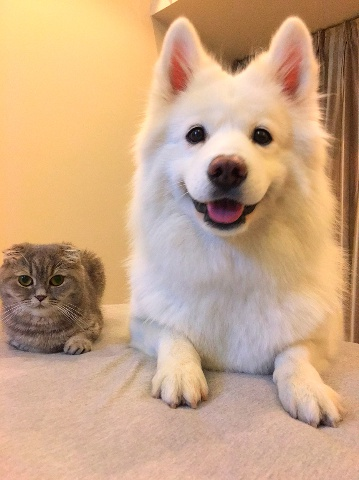
//> input picture Paper Presentation Demo/dog01.jpg, 359 x 480 px
$ ./GmsDemo   (built with g++ and OpenCV 4)
//> lines starting //> are read from the running program, lines starting //| are printed output that depends on the picture
//---------------------------------------------------------------------------
// GmsDemo.cpp
// Driver code for testing the build of opencv and opencv_contrib with GMS demo
// following operations:
//	Authors:  Brennan O'Reilly, Pranshu Bhardwaj, Matthew Wong
//---------------------------------------------------------------------------
// Inputs:
//  -- dog01.jpg and dog02.jpg files located in same folder as executable
//
// Outputs:
// -- The source images are displayed to the user and then 3 different windwows
//    are displayed to the user showing different configurations of GMS:
//		1. GMS with no rotation or scale support enabled
//      2. GMS with rotation and scale support enabled
//	    3. GMS with scale support enabled
//
//
// Description:
//    This code includes calls to the OpenCV library to load two input files and then create
//    descriptors/keypoints for the input images using ORB for 10,000 features. Based on the descriptors, matches
//    are found using the brute-force matches. The matches are then filtered using different GMS configurations
//    and drawn to the screen.
//
// Assumptions:
//   -- The dog01.jpg and dog02.jpg files are located in the same folder as the executable and are named
//      Dogs01.jpg and Dogs01.jpg. The opencv_world4120d.dll is built from opencv and opencv_contrib version 4.12.0
//      and is either in the executable folder or on the system environment path
//
//---------------------------------------------------------------------------

#include <iostream>
#include <opencv2/core.hpp>
#include <opencv2/highgui.hpp>
#include <opencv2/xfeatures2d.hpp>

using namespace cv;

// enum for testing different types of detectors/descriptors
enum DETECTOR_TYPE {ORB};

// Max features for feature detection
const int MAX_FEATURES = 10000;

// Window names
const String GMS_NO_RS_MATCHES_WINDOW_NAME = "GMS No Rotation or Scale Support";
const String GMS_RS_MATCHES_WINDOW_NAME = "GMS with Rotation and Scale Support";
const String GMS_NRS_MATCHES_WINDOW_NAME = "GMS with Scale Support and No Rotation";
const String GMS_VIDEO_MATCHES_WINDOW_NAME = "GMS with Video Support";

/*----------------------------- isValidImage --------------------------
 * Helper method to validate that the image provided is a valid image
 * Preconditions: Image reference is provided as input
 * Postconditions: A true or false is returned with true = valid images and false
 *                 indicating invalid images.
 */
const bool isValidImage(const Mat& image);

/*----------------------------- detectAndCompute --------------------------
 * Helper method to perform detect and compute of inbound image and generate
 * output keypoints and descriptors.
 * Preconditions: valid image reference is provided as input
 * Postconditions: vector of keypoints and mat of descriptors and bool indicating
 *                 success or failure. True = success an false = fail.
 */
const bool detectAndCompute(const DETECTOR_TYPE detectorType, const Mat& image,
	std::vector<KeyPoint>& keyPoints, Mat& descriptors);

/*----------------------------- createDetector --------------------------
 * Helper method to create detector object based on inbound type.
 * Preconditions: valid detector type from enum
 * Postconditions: Feature2d class representing the detector object generated
 */
const Ptr<Feature2D> createDetector(const DETECTOR_TYPE detectorType);

/*----------------------------- computeMatches --------------------------
 * Helper method to compute matches for images based on descriptors using Brute-force.
 * Preconditions: valid descriptors for images that are being matched for detecting matches
 * Postconditions: vector of descriptor matches
 */
const std::vector<DMatch> computeMatches(const Mat& descriptor1, const Mat& descriptor2);

/*----------------------------- gmsCreateDisplayMatches --------------------------
 * Helper method to filter matches using GMS and then display to user.
 * Preconditions: valid images, keypoints, and matches. Window name for display and
                  settings for rotation and scale support are required
 * Postconditions: Filter matches with GMS and display image to user scaled in size to fit window
 */
void gmsCreateDisplayMatches(const Mat& image1, const Mat& image2, const std::vector<KeyPoint>& kp1, const std::vector<KeyPoint>& kp2,
	const std::vector<DMatch>& matchesAll, const String windowName, const bool rotation, const bool scale);

/*----------------------------- displayMatches --------------------------
 * Helper method to display matches in image in sized window.
 * Preconditions: valid image with matches drawn on image
 * Postconditions: display image to user scaled in size to fit window
 */
void displayMatches(const Mat& imageMatches, const String windowName);

/*----------------------------- main --------------------------
 * Main orchestration method that performs match related operations on input images
 * using ORB detector/descriptor and then filtering with GMS.
 * Preconditions: dog01.jpg and dog02.jpg files exist in the code directory
 *                and are valid JPG files. If the progam is run with arguments,
 *                then the arguments will be ignored.
 * Postconditions: Images are displayed which with matches drawn between images.
 *                 If files are missing then an error message is returned to the user
 *                 and the program exits with error code.
 */
int main()
{

	// load input images
	const Mat dog01 = imread("dog01.jpg");
//> dog01 is the input picture: 480 rows x 359 cols, CV_8UC3; mean B, G, R 133.2, 165.9, 201.9
	const Mat dog02 = imread("dog02.jpg");
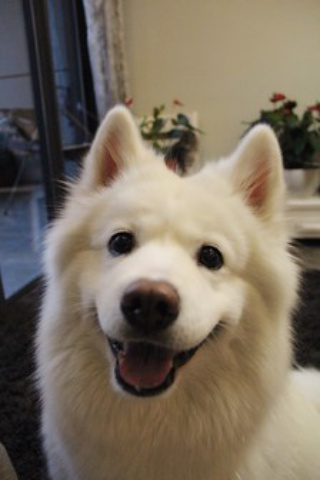
//> input picture Paper Presentation Demo/dog02.jpg, 320 x 480 px
//> dog02 is the input picture: 480 rows x 320 cols, CV_8UC3; mean B, G, R 96.7, 112, 123.4

	// display dog source images
	displayMatches(dog01, "Dog01 Image");
	displayMatches(dog02, "Dog02 Image");

	// check for valid images
	if (!isValidImage(dog01) || !isValidImage(dog02))
	{
		std::cerr << "Unable to load images. Please check that dog01.jpg and "
			<< "dog02.jpg images exist in the same folder as the executable.\r\n";
		return EXIT_FAILURE;
	}

	// Create keypoints and descriptors objects for matching data
	std::vector<KeyPoint> dog01KP, dog02KP;
	Mat dog01Desc, dog02Desc;

	// detect and compute the keypoints and descriptors
	bool img1detect = false, img2detect = false;
	img1detect = detectAndCompute(DETECTOR_TYPE::ORB, dog01, dog01KP, dog01Desc);
//> in detectAndCompute, `detector->detectAndCompute(image, noArray(), keyPoints, descriptors);`: keyPoints = 1418 keypoints; strongest (x, y, size): (197, 129, 111.1), (190, 136, 111.1), (200, 134, 92.6), (197, 128, 92.6)
//> img1detect = true; dog01KP has the same summary as keyPoints in detectAndCompute
	img2detect = detectAndCompute(DETECTOR_TYPE::ORB, dog02, dog02KP, dog02Desc);
//> in detectAndCompute (call 2), `detector->detectAndCompute(image, noArray(), keyPoints, descriptors);`: keyPoints = 830 keypoints; strongest (x, y, size): (197, 258, 111.1), (204, 247, 111.1), (115, 244, 111.1), (197, 257, 92.6)
//> img2detect = true; dog02KP has the same summary as keyPoints in detectAndCompute

	// check for failure in detection
	if (!img1detect || !img2detect)
	{
		std::cerr << "Invalid detector type provided. "
			<< "Unable to detect and compute keypoints and descriptors with "
			<< "selected detector type.\r\n";
		return EXIT_FAILURE;
	}

	// Create brute-force matcher to compute matches between descriptors
	std::vector<DMatch> matchesAll = computeMatches(dog01Desc, dog02Desc);
//> in computeMatches, `matcher->match(descriptor1, descriptor2, matches);`: matches = 1418 matches
//> matchesAll = 1418 matches

	// Run GMS test with no scale or rotation support
	gmsCreateDisplayMatches(dog01, dog02, dog01KP, dog02KP, matchesAll, GMS_NO_RS_MATCHES_WINDOW_NAME, false, false);

	// Run GMS test with scale and rotation support
	gmsCreateDisplayMatches(dog01, dog02, dog01KP, dog02KP, matchesAll, GMS_RS_MATCHES_WINDOW_NAME, true, true);

	// Run GMS test with scale and no rotation support
	gmsCreateDisplayMatches(dog01, dog02, dog01KP, dog02KP, matchesAll, GMS_NRS_MATCHES_WINDOW_NAME, false, true);

	// clean-up
	destroyAllWindows();

	return EXIT_SUCCESS;
}

/*----------------------------- isValidImage --------------------------
 * Helper method to validate that the image provided is a valid image.
 * Preconditions: Image reference is provided as input
 * Postconditions: A true or false is returned with true = valid image and false
 *                 indicating invalid image.
 */
const bool isValidImage(const Mat& image)
{
	// check that the image is not empty
	return (!image.empty());
}


/*----------------------------- detectAndCompute --------------------------
 * Helper method to perform detect and compute of inbound image and generate
 * output keypoints and descriptors.
 * Preconditions: valid image reference is provided as input
 * Postconditions: vector of keypoints and mat of descriptors and bool indicating
 *                 success or failure. True = success an false = fail.
 */
const bool detectAndCompute(const DETECTOR_TYPE detectorType, const Mat& image,
	std::vector<KeyPoint>& keyPoints, Mat& descriptors)
{
	// Determine type of detector to create
	Ptr<Feature2D> detector = createDetector(detectorType);

	// check for null
	if (!detector)
	{
		return false;
	}

	// Generate keypoints and descriptors using detectAndCompute
	std::cout << "Detecting keypoints for input image\r\n";
	detector->detectAndCompute(image, noArray(), keyPoints, descriptors);

	return true;
}

/*----------------------------- createDetector --------------------------
 * Helper factory method to create detector object based on inbound type.
 * Preconditions: valid detector type from enum
 * Postconditions: Feature2d class representing the detector object generated
 */
const Ptr<Feature2D> createDetector(const DETECTOR_TYPE detectorType)
{
	// create object based on enum as these all inherit from
	// Feature 2D: ORB
	switch (detectorType)
	{
	case DETECTOR_TYPE::ORB:
		return ORB::create(MAX_FEATURES);
	default:
		return nullptr;
	}
}

/*----------------------------- computeMatches --------------------------
 * Helper method to compute matches for images based on descriptors using Brute-force.
 * Preconditions: valid descriptors for images that are being matched for detecting matches
 * Postconditions: vector of descriptor matches
 */
const std::vector<DMatch> computeMatches(const Mat& descriptor1, const Mat& descriptor2)
{
	// Create brute-force matcher to compute matches between descriptors
	Ptr<BFMatcher> matcher = BFMatcher::create(cv::NORM_HAMMING, false);
	std::vector<DMatch> matches;

	matcher->match(descriptor1, descriptor2, matches);

	return matches;
}

/*----------------------------- gmsCreateDisplayMatches --------------------------
 * Helper method to filter matches using GMS and then display to user.
 * Preconditions: valid images, keypoints, and matches. Window name for display and
				  settings for rotation and scale support are required
 * Postconditions: Filter matches with GMS and display image to user scaled in size to fit window
 */
void gmsCreateDisplayMatches(const Mat& image1, const Mat& image2, const std::vector<KeyPoint>& kp1, const std::vector<KeyPoint>& kp2,
	const std::vector<DMatch>& matchesAll, const String windowName, const bool rotation, const bool scale)
{
//> called with windowName = "GMS No Rotation or Scale Support", rotation = false, scale = false
	// create GMS matcher to computer matches between descriptors
	std::vector<DMatch> matchesGMS;
	xfeatures2d::matchGMS(image1.size(), image1.size(), kp1, kp2, matchesAll, matchesGMS, rotation, scale);
//> matchesGMS = 99 matches
	std::cout << "MatchGMS Size: " << matchesGMS.size() << std::endl;
//| MatchGMS Size: 99

	// Draw matches
	Mat imageMatches;
	drawMatches(image1, kp1, image2, kp2, matchesGMS, imageMatches);
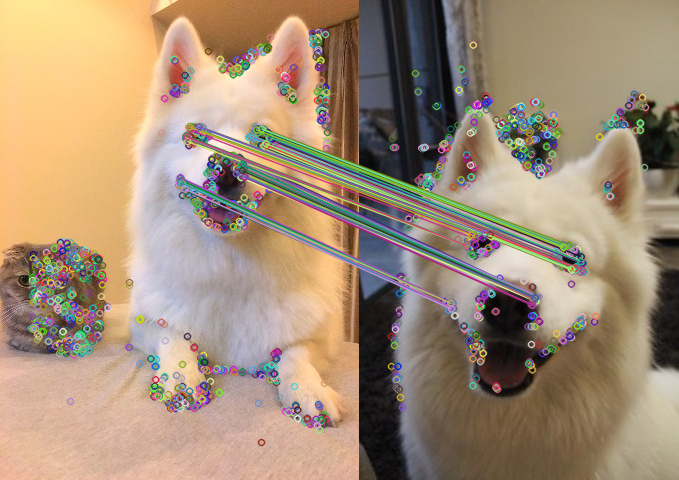
//> imageMatches: 480 rows x 679 cols, CV_8UC3; mean B, G, R 119.4, 142.4, 163.9

	// Output matches to display
	displayMatches(imageMatches, windowName);
//> in gmsCreateDisplayMatches (call 2), `xfeatures2d::matchGMS(image1.size(), image1.size(), kp1, kp2, matchesA..`: matchesGMS = 200 matches
//| MatchGMS Size: 200
//> call 3 of gmsCreateDisplayMatches, with windowName = "GMS with Scale Support and No Rotation", rotation = false, scale = true
//| MatchGMS Size: 200
//> in gmsCreateDisplayMatches (call 3), `drawMatches(image1, kp1, image2, kp2, matchesGMS, imageMatches);`:
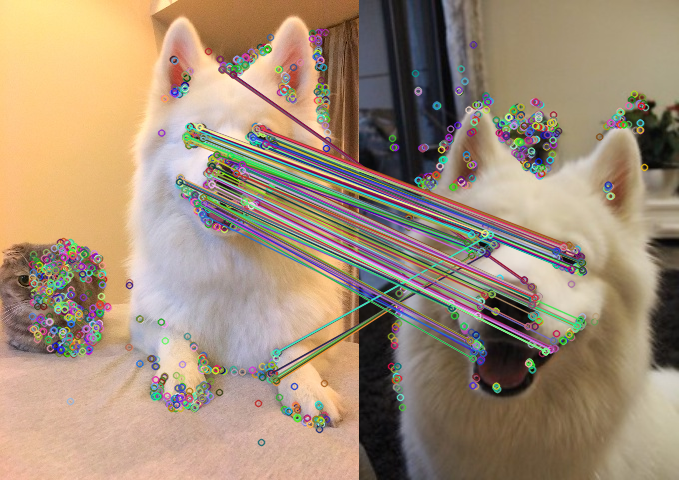
//> imageMatches: 480 rows x 679 cols, CV_8UC3; mean B, G, R 120, 142.1, 162.9

	// Wait for user input
	waitKey(0);
}

/*----------------------------- displayMatches --------------------------
 * Helper method to display matches in image in sized window.
 * Preconditions: valid image with matches drawn on image
 * Postconditions: display image to user scaled in size to fit window
 */
void displayMatches(const Mat& imageMatches, const String windowName)
{
	// create window for displaying image with ability to resize
	namedWindow(windowName, WINDOW_NORMAL);

	// resize based on scale factor
	resizeWindow(windowName, imageMatches.cols, imageMatches.rows);

	// show image
	imshow(windowName, imageMatches);
}
